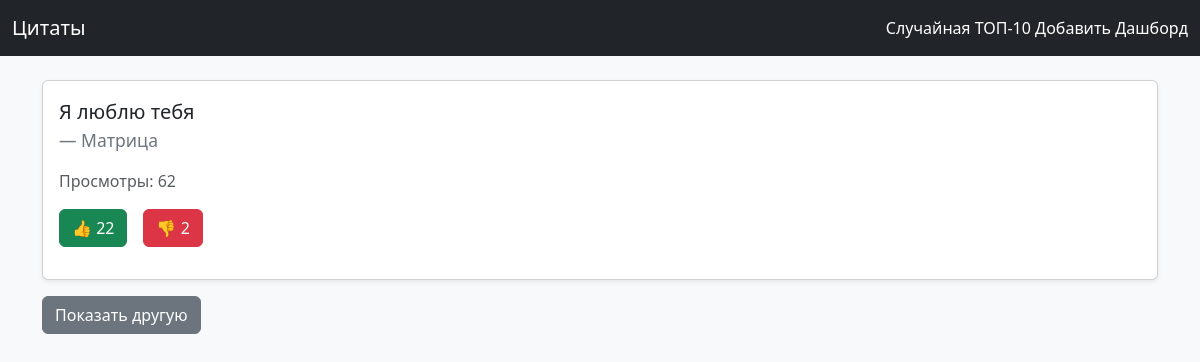
The page / on the database its author committed.
### quotes/models.py (models this page shows, shortened)
class Quote(models.Model):
    text = models.TextField(unique=True)
    source = models.CharField(max_length=255)
    weight = models.PositiveIntegerField(default=1)
    views = models.PositiveIntegerField(default=0)
    likes = models.IntegerField(default=0)
    dislikes = models.IntegerField(default=0)
    created_at = models.DateTimeField(auto_now_add=True)
    class Meta:
        ordering = ["-created_at"]

### quotes/views.py (the view, shortened to what this page needs)
# urls.py: path("", views.random_quote, name="random_quote"),
def random_quote(request):
    quote = get_random_quote()
    if quote:
        Quote.objects.filter(pk=quote.pk).update(views=F("views") + 1)
        quote.refresh_from_db()
    return render(request, "quotes/random_quote.html", {"quote": quote})

### quotes/utils.py (called while the page is built)
def get_random_quote():
    qs = list(Quote.objects.all())
    if not qs:
        return None
    weights = [q.weight if q.weight > 0 else 1 for q in qs]
    return random.choices(qs, weights=weights, k=1)[0]

### quotes/templates/quotes/random_quote.html (shortened to what this page needs)
{% extends "quotes/base.html" %}
{% block content %}
  {% if quote %}
    <div class="card shadow-sm">
      <div class="card-body">
        <blockquote class="blockquote">
          <p>{{ quote.text }}</p>
          <footer class="blockquote-footer">{{ quote.source }}</footer>
        </blockquote>
        <p class="text-muted">Просмотры: {{ quote.views }}</p>
        <form method="post" class="d-flex gap-3">
          <button type="submit" name="like" class="btn btn-success">👍 {{ quote.likes }}</button>
          <button type="submit" name="dislike" class="btn btn-danger">👎 {{ quote.dislikes }}</button>
        </form>
      </div>
    </div>
    <div class="mt-3">
      <a href="{% url 'random_quote' %}" class="btn btn-secondary">Показать другую</a>
    </div>
  {% else %}
    <div class="alert alert-info">Цитат пока нет. <a href="{% url 'add_quote' %}">Добавить первую</a>.</div>
  {% endif %}
{% endblock %}

### rows shown on the page
Quote: text "Я люблю тебя", source "Матрица", views "62", likes "22", dislikes "2"
